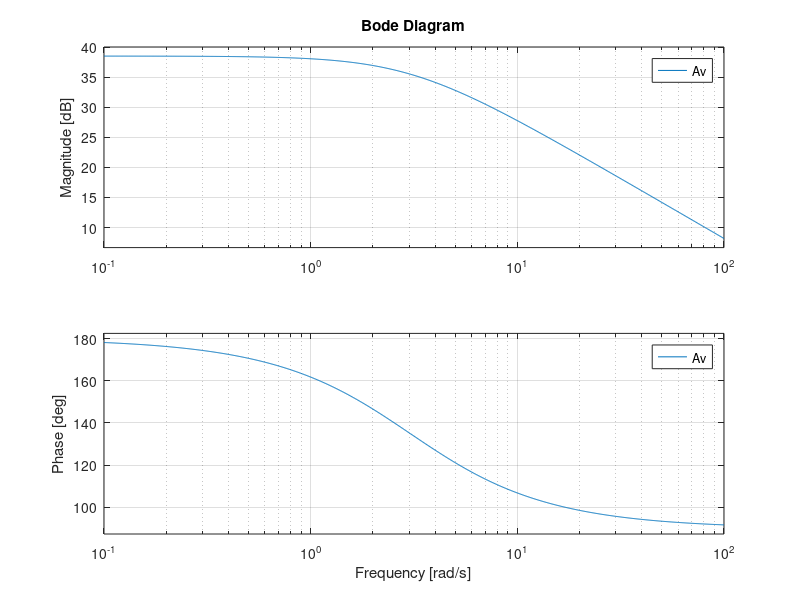

Source code (MATLAB):
clear all;
close all;
clc;

Av = tf([0 -330/3.9], [.33 1]);

Measured = [5e-2 38.03173;            
            6e-2 38.03173;
            7e-2 38.03173;
            8e-2 38.99014;
            9e-2 37.82854;
            1e-1 37.82854;
            2e-1 37.1888;
            3e-1 36.73453;
            4e-1 35.74784;
            5e-1 35.20901;
            6e-1 34.33237;
            7e-1 33.69459;
            8e-1 32.54656;
            9e-1 32.16046;
            1 31.33261;
            2 26.89563;
            3 24.39686;
            4 22.21397;
            5 20.87503];

semilogx(Measured(:,1)*2*pi, Measured(:,2), 'r--')
hold on;
bode(Av);
